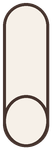
#> input picture tests/fixtures/characters/pip/parts/forearm.png, 52 x 150 px
$ python -i bend_limb.py   (imports and definitions only)
#> lines starting #> are read from the running program, lines starting #| are printed output that depends on the picture; after the words box and inside, x2 and y2 are one past the last pixel; in counts of white or black regions, pixels touching at a corner belong together
"""Spike 4B.4: can a limb bend instead of two rigid rectangles? (docs/spikes/bending-limbs.md)

Renders a bent elbow (70 deg) and a bent knee (-70 deg) of Pip's limbs three ways with the
Synfig CLI, and measures each:

  B  baseline  two bone-linked parts; the child part carries a joint cap (a disc of the figure's
               own pixels around the joint), as puppet/build.py does today
  A  skeleton  ONE limb image + a Skeleton Deformation layer over a 2-bone chain
  C  overlap   two parts; the forearm extends under the upper arm, the upper arm fades out over
               the joint with a linear alpha ramp

The sif builder (studio_core.sif) is used read-only. Two things it lacks are subclassed here
(Bone width/tipwidth, the skeleton_deformation layer): that is the generator work item.

Run:  uv run --project studio_core python scripts/spikes/bend_limb.py
Out:  renders/spikes/bending-limbs/ (git-ignored): work/, contact-sheet.png, results.json
"""

from __future__ import annotations

import json
import shutil
import statistics
import subprocess
import time
import xml.etree.ElementTree as ET
from dataclasses import dataclass, field
from pathlib import Path

from PIL import Image, ImageChops, ImageDraw

from studio_core.sif.bones import Bone, BoneLink
from studio_core.sif.layers import Canvas, Group, ImportLayer, Layer, Rectangle
from studio_core.sif.units import Space
from studio_core.sif.values import Angle, Color, Transform, Vec, value_xml

ROOT = Path(__file__).resolve().parents[2]
PARTS = ROOT / "tests/fixtures/characters/pip/parts"
OUT = ROOT / "renders/spikes/bending-limbs"
SYNFIG = "synfig"

S = 0.025  # world units per image pixel (3 screen px at 120 px/unit)
SHOULDER = Vec(0.0, 3.0)  # where the limb's first pivot sits on the 1920x1080 canvas
BG = Color(0.93, 0.92, 0.86)


# ------------------------------------------------------------------ the limbs (Pip's rig.json)
@dataclass(frozen=True)
class Limb:
    name: str
    upper: str
    lower: str
    upper_pivot: tuple[int, int]  # px in the part image
    joint_in_upper: int  # y of the joint in the upper part (rig attach.at_px)
    lower_pivot: tuple[int, int]
    swing: float  # the upper bone's turn from hanging straight down, degrees (CCW)
    bend: float  # the lower bone's turn relative to the upper, degrees (CCW)


ELBOW = Limb("elbow", "upper_arm", "forearm", (28, 20), 132, (26, 18), 20.0, 70.0)
KNEE = Limb("knee", "thigh", "shin", (32, 16), 118, (32, 14), 25.0, -70.0)


@dataclass
class Art:
    """The limb drawn straight, plus the per-variant part images cut from it."""

    straight: Image.Image
    cx: int  # x of the limb axis
    shoulder_y: int  # y of the first pivot
    joint_y: int  # y of the joint
    upper_len: float  # px between pivot and joint
    lower_len: float  # px from joint to the end of the lower part's art
    half_w: float


# [66 lines left out: functions straight_limb, _mask_rows, make_parts, not called in this run]


# ------------------------------------------------------- generator pieces the builder lacks
@dataclass(eq=False)
class WideBone(Bone):
    """A Bone that also writes width/tipwidth: the REST bone's width is the deformation's
    influence radius (pixels outside every rest bone's capsule vanish)."""

    width: float = 0.0

    # [5 lines left out: function to_xml, not called in this run]


@dataclass
class SkeletonDeformation(Layer):
    """Bends every layer below it in the same canvas. pairs = (rest bone, pose bone)."""

    pairs: list[tuple[Bone, Bone]] = field(default_factory=list)
    point1: Vec = field(default_factory=lambda: Vec(-1, 1))
    point2: Vec = field(default_factory=lambda: Vec(1, -1))
    nx: int = 24
    ny: int = 48
    TYPE = "skeleton_deformation"
    VERSION = "0.2"

    # [8 lines left out: function params, not called in this run]


@dataclass
class _Pairs:
    pairs: list[tuple[Bone, Bone]]

    # [97 lines left out: functions to_xml, _bones, build_scene, render, not called in this run]


def silhouette_px(png: Path) -> int:
    im = Image.open(png).convert("RGB")
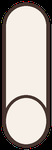
#> im: PIL image 52x150 RGB; mean R, G, B 174, 166.1, 159.9
    bg = Image.new("RGB", im.size, tuple(round(c * 255) for c in (BG.r, BG.g, BG.b)))
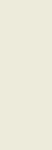
#> bg: PIL image 52x150 RGB; mean R, G, B 237, 235, 219
    diff = ImageChops.difference(im, bg).convert("L").point(lambda v: 255 if v > 12 else 0)
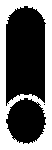
#> diff: PIL image 52x150 L; 40% white; 1 white region, box (x1, y1, x2, y2) and area: (0, 0, 52, 150) 3117
    return sum(diff.histogram()[255:])


def max_diff(a: Path, b: Path) -> int:
    d = ImageChops.difference(Image.open(a).convert("RGB"), Image.open(b).convert("RGB"))
    return max(hi for _, hi in d.getextrema())


# [117 lines left out: functions content_box, xml_stats, main, not called in this run]


# [2 lines not run here, left out]

>>> result = silhouette_px('../../tests/fixtures/characters/pip/parts/forearm.png')
#> result = 3117
